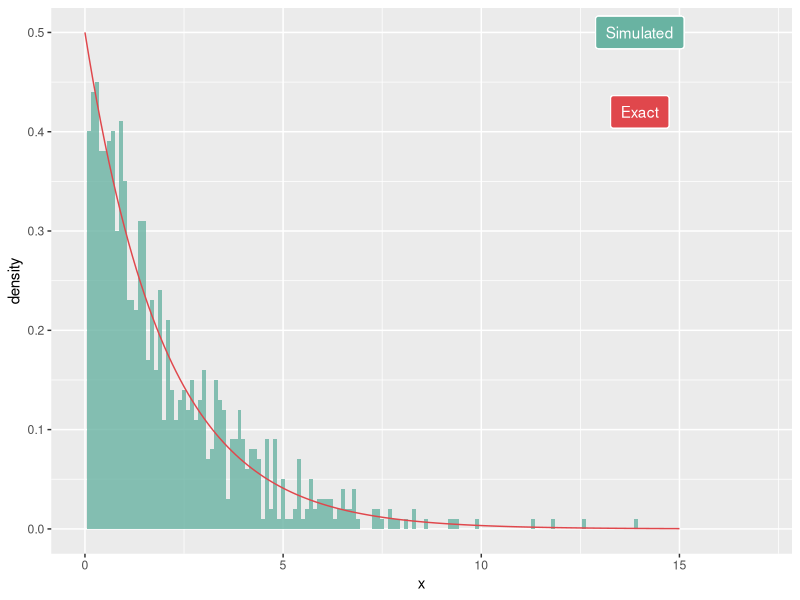
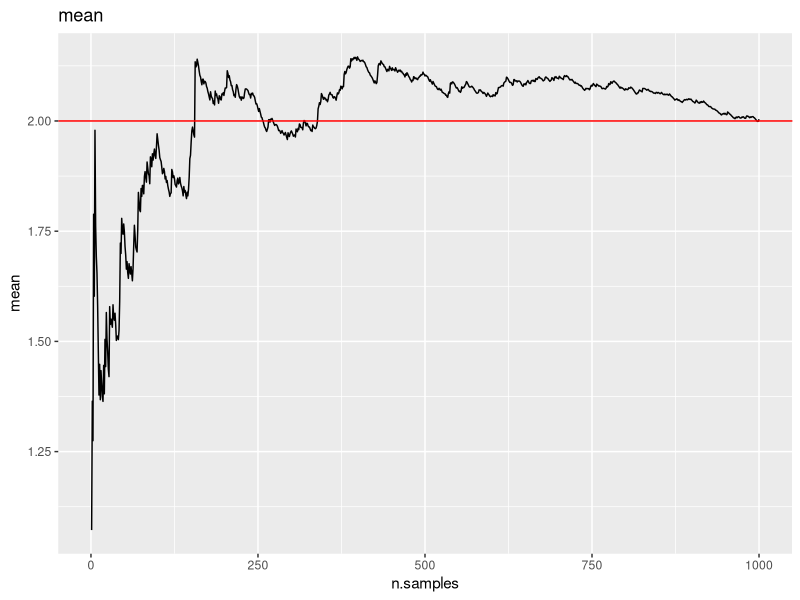
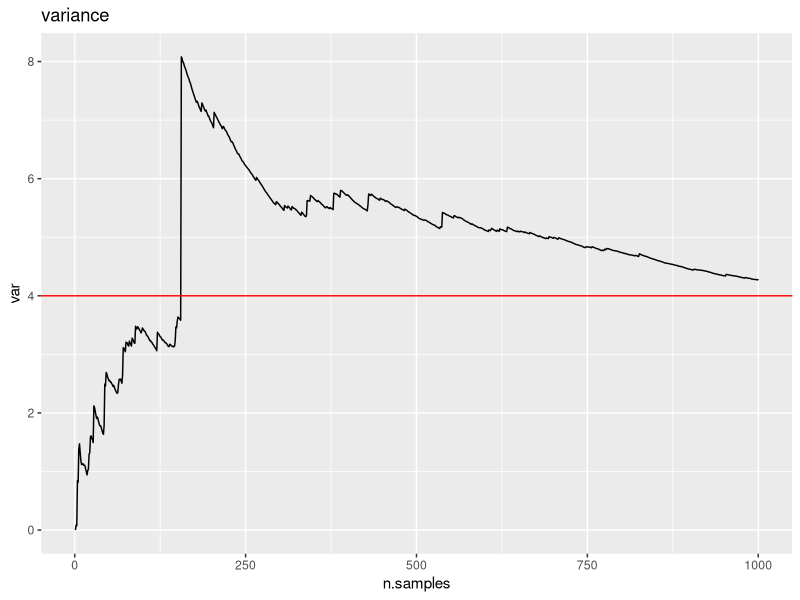
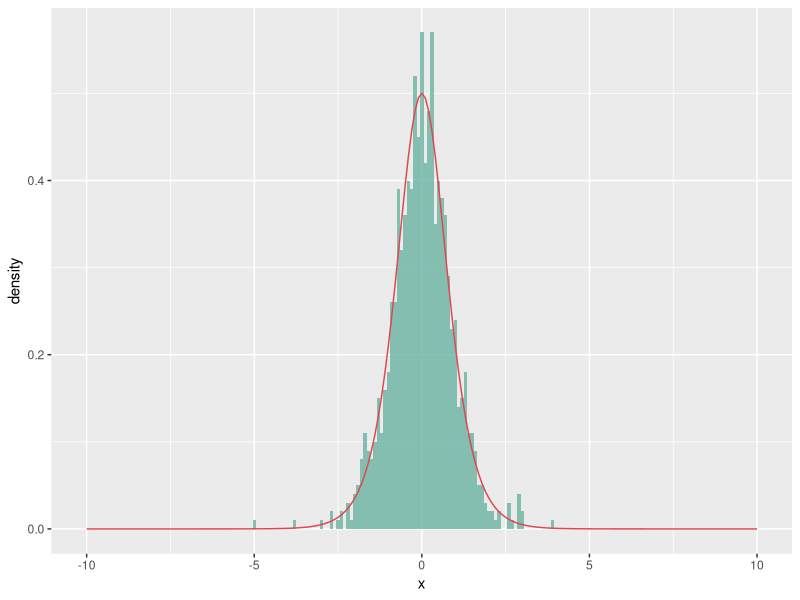
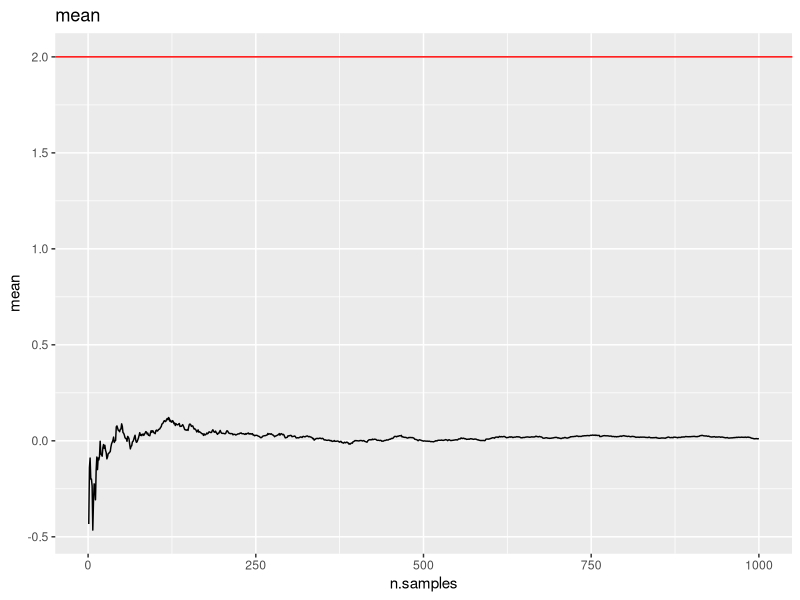
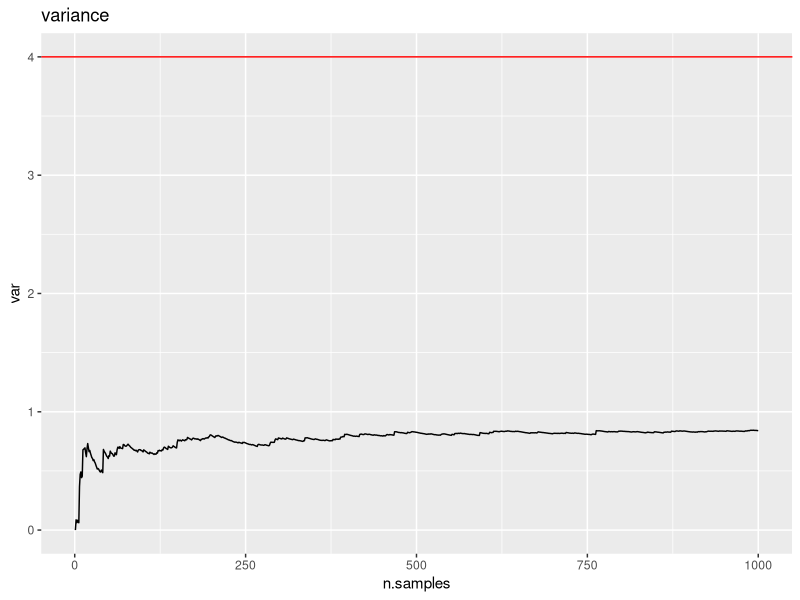
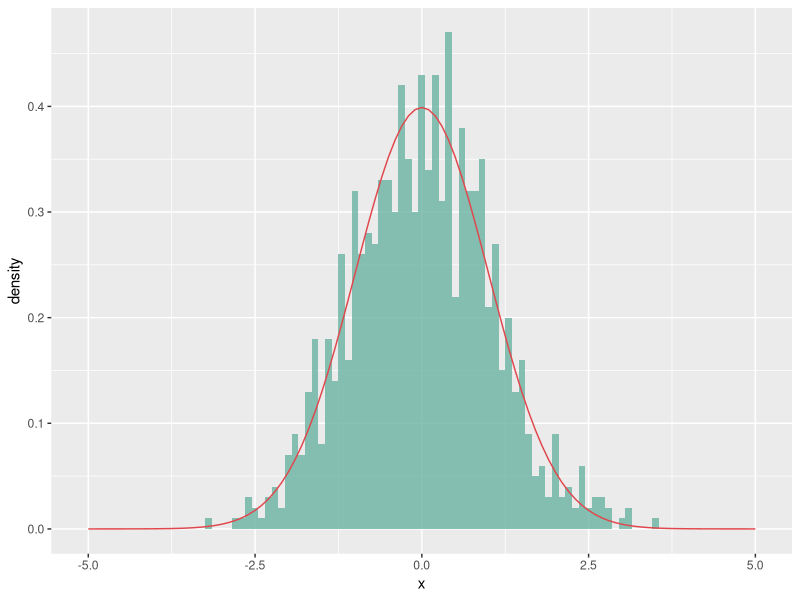
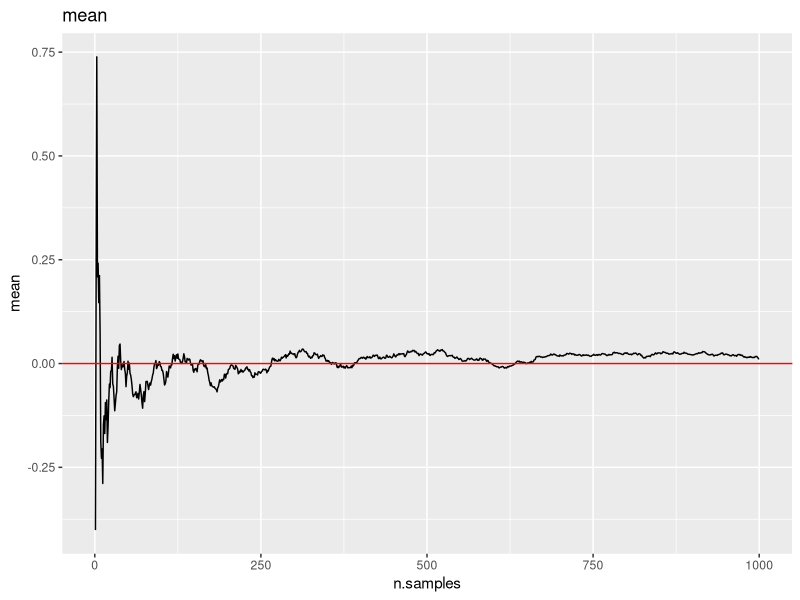

The R source for these figures, in order:
## ---- chunk 1
knitr::opts_chunk$set(echo = TRUE, fig.width = 5, fig.height = 4, fig.align = "center")
library(tidyverse)
## ---- chunk 2
sim.exp <- function(rate, n){
  u <- runif(n,0,1)
  return(-1/rate * log(1 - u))
}
## ---- chunk 3
rate <- 0.5
n <- 1000
sim <- data.frame(x = sim.exp(rate, n))
x = seq(from = 0, to = 15, by = 0.1)
exact <- data.frame(x = x, y = rate*exp(-rate*x))

ggplot(sim) + 
  geom_histogram(aes(x = x, y = ..density..),
                 alpha = 0.8, fill = "#69b3a2", binwidth = 0.1) + 
  geom_line(data = exact , aes(x = x, y = y), color = "#e0474c")  +
  geom_label(
    label="Simulated", 
    x=14,
    y=0.5,
    label.padding = unit(0.55, "lines"), # Rectangle size around label
    label.size = 0.35,
    color = "white",
    fill= "#69b3a2"
  ) +
  geom_label(
    label="Exact", 
    x=14,
    y=0.42,
    label.padding = unit(0.55, "lines"), # Rectangle size around label
    label.size = 0.35,
    color = "white",
    fill = "#e0474c"
  ) +
  xlim(0,17)
## ---- chunk 4
# mean
data.frame(n.samples = 1:n,
           mean = cumsum(sim$x)/(1:n)) %>%
  ggplot() + geom_line(aes(n.samples, mean)) +
  geom_hline(yintercept = 1/rate, color = "red") +
  ggtitle("mean")
  
# variance
data.frame(n.samples = 1:n,
           mean = cumsum(sim$x)/(1:n),
           mean2 = cumsum(sim$x^2)/(1:n)) %>%
  mutate(var = mean2-mean^2) %>%
  ggplot() + geom_line(aes(n.samples, var)) +
  geom_hline(yintercept = 1/rate^2, color = "red") +
  ggtitle("variance")
## ---- chunk 5
sim.sigm <- function(alpha, n){
  u <- runif(n,0,1)
  return(1/alpha * log(u/(1-u)))
}
## ---- chunk 6
alpha <- 2
n <- 1000
sim <- data.frame(x = sim.sigm(alpha, n))
x = seq(from = -10, to = 10, by = 0.1)
exact <- data.frame(x = x, y = alpha*exp(alpha*x)/(1 + exp(alpha*x))^2)

ggplot(sim) + 
  geom_histogram(aes(x = x, y = ..density..),
                 alpha = 0.8, fill = "#69b3a2", binwidth = 0.1) + 
  geom_line(data = exact , aes(x = x, y = y), color = "#e0474c")  
## ---- chunk 7
# mean
data.frame(n.samples = 1:n,
           mean = cumsum(sim$x)/(1:n)) %>%
  ggplot() + geom_line(aes(n.samples, mean)) +
  geom_hline(yintercept = 1/rate, color = "red") +
  ggtitle("mean")
  
# variance
data.frame(n.samples = 1:n,
           mean = cumsum(sim$x)/(1:n),
           mean2 = cumsum(sim$x^2)/(1:n)) %>%
  mutate(var = mean2-mean^2) %>%
  ggplot() + geom_line(aes(n.samples, var)) +
  geom_hline(yintercept = 1/rate^2, color = "red") +
  ggtitle("variance")
## ---- chunk 8
box.mul <- function(n){
  odd <-  FALSE
  if(n %% 2 != 0){
    odd <-  TRUE
    n <- n + 1
  }
  
  x1 <- runif(n/2, 0, 2*pi)
  x2 <- sim.exp(0.5, n/2)
  
  y1 <- sqrt(x2)*cos(x1)
  y2 <- sqrt(x2)*sin(x1)
  
  concat <- c(y1,y2)
  if(odd){
    return(head(concat, -1))
  }
  else{
    return(concat)
  }
}
## ---- chunk 9
n <- 1000
sim.box.mul <- data.frame(x = box.mul(n))
x = seq(from = -5, to = 5, by = 0.1)
exact <- data.frame(x = x, y = 1/sqrt(2*pi)*exp(-1/2*x^2))

ggplot(sim.box.mul) + 
  geom_histogram(aes(x = x, y = ..density..),
                 alpha = 0.8, fill = "#69b3a2", binwidth = 0.1) + 
  geom_line(data = exact , aes(x = x, y = y), color = "#e0474c")  
## ---- chunk 10
# mean
data.frame(n.samples = 1:n,
           mean = cumsum(sim.box.mul$x)/(1:n)) %>%
  ggplot() + geom_line(aes(n.samples, mean)) +
  geom_hline(yintercept = 0, color = "red") +
  ggtitle("mean")
  
# variance
data.frame(n.samples = 1:n,
           mean = cumsum(sim.box.mul$x)/(1:n),
           mean2 = cumsum(sim.box.mul$x^2)/(1:n)) %>%
  mutate(var = mean2-mean^2) %>%
  ggplot() + geom_line(aes(n.samples, var)) +
  geom_hline(yintercept = 1, color = "red") +
  ggtitle("variance")
